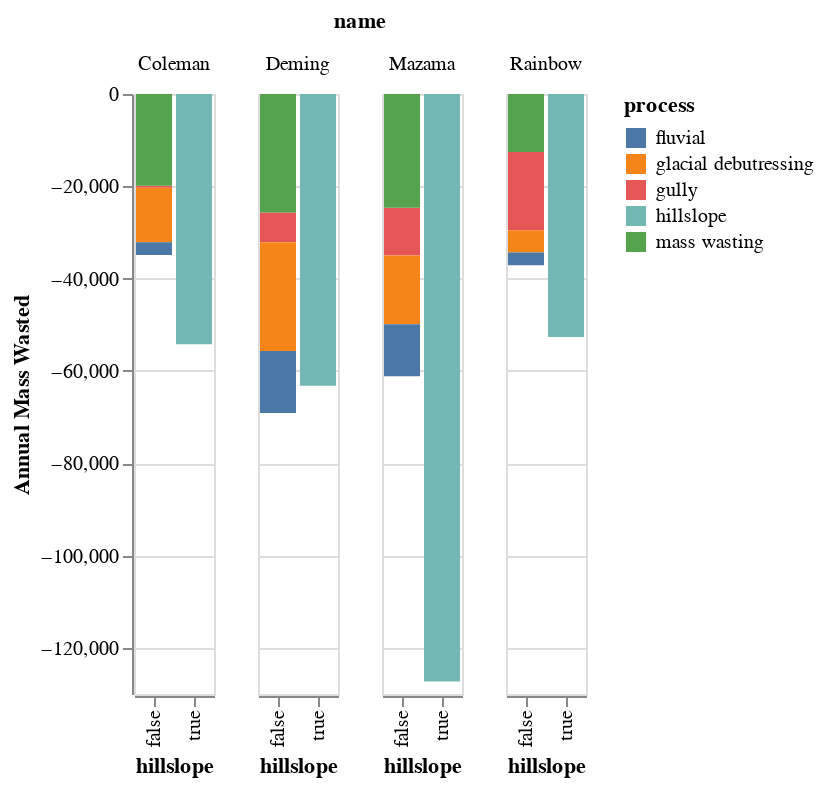

The cell this chart's notebook holds for it:
### Code cell
src = process_thresh_neg_dv_df_by_valley[process_thresh_neg_dv_df_by_valley.name.isin(['Mazama', 'Coleman', 'Rainbow', 'Deming'])]
src['hillslope'] = src['process'] == 'hillslope'
alt.Chart(src.drop(columns='index')).transform_filter(
    alt.datum.bounding==True
).mark_bar().encode(
    alt.X('hillslope:O'),
    alt.Y("Annual Mass Wasted:Q"),
    alt.Facet('name:O'),
    alt.Color("process:N")
)

### Figure 1 — Vega-Lite specification as saved in the notebook (floating-point values rounded to 4 significant figures)
{"config": {"view": {"continuousWidth": 400, "continuousHeight": 300}}, "data": {"name": "data-46501434271a22b2dcc1f51b02c674ad"}, "mark": "bar", "encoding": {"color": {"field": "process", "type": "nominal"}, "facet": {"field": "name", "type": "ordinal"}, "x": {"field": "hillslope", "type": "ordinal"}, "y": {"field": "Annual Mass Wasted", "type": "quantitative"}}, "transform": [{"filter": "(datum.bounding === true)"}], "$schema": "https://vega.github.io/schema/vega-lite/v4.17.0.json", "datasets": {"data-46501434271a22b2dcc1f51b02c674ad": [{"dh": -7.6, "area": 95320.0, "volume": -724400.0, "process": "gully", "bounding": false, "name": "Rainbow", "n_pixels": 23830.0, "volumetric_uncertainty": 113700.0, "start_time": "1947-09-14T00:00:00", "end_time": "1977-09-27T00:00:00", "time_difference_years": 30, "Annual Mass Wasted": -24150.0, "Upper CI": -20360.0, "Lower CI": -27940.0, "Average Date": "1962-09-21T00:00:00", "hillslope": false}, {"dh": -5.07, "area": 95320.0, "volume": -483300.0, "process": "gully", "bounding": false, "name": "Rainbow", "n_pixels": 23830.0, "volumetric_uncertainty": 7326.0, "start_time": "1977-09-27T00:00:00", "end_time": "2015-09-01T00:00:00", "time_difference_years": 38, "Annual Mass Wasted": -12720.0, "Upper CI": -12530.0, "Lower CI": -12910.0, "Average Date": "1996-09-14T00:00:00", "hillslope": false}, {"dh": -11.48, "area": 100500.0, "volume": -1154000.0, "process": "gully", "bounding": true, "name": "Rainbow", "n_pixels": 25130.0, "volumetric_uncertainty": 59920.0, "start_time": "1947-09-14T00:00:00", "end_time": "2015-09-01T00:00:00", "time_difference_years": 68, "Annual Mass Wasted": -16970.0, "Upper CI": -16090.0, "Lower CI": -17850.0, "Average Date": "1981-09-07T00:00:00", "hillslope": false}, {"dh": -20.98, "area": 37720.0, "volume": -791300.0, "process": "mass wasting", "bounding": false, "name": "Rainbow", "n_pixels": 9429.0, "volumetric_uncertainty": 47400.0, "start_time": "1947-09-14T00:00:00", "end_time": "1977-09-27T00:00:00", "time_difference_years": 30, "Annual Mass Wasted": -26380.0, "Upper CI": -24800.0, "Lower CI": -27960.0, "Average Date": "1962-09-21T00:00:00", "hillslope": false}, {"dh": -1.391, "area": 37720.0, "volume": -52470.0, "process": "mass wasting", "bounding": false, "name": "Rainbow", "n_pixels": 9429.0, "volumetric_uncertainty": 4443.0, "start_time": "1977-09-27T00:00:00", "end_time": "2015-09-01T00:00:00", "time_difference_years": 38, "Annual Mass Wasted": -1381.0, "Upper CI": -1264.0, "Lower CI": -1498.0, "Average Date": "1996-09-14T00:00:00", "hillslope": false}, {"dh": -20.16, "area": 42410.0, "volume": -855100.0, "process": "mass wasting", "bounding": true, "name": "Rainbow", "n_pixels": 10600.0, "volumetric_uncertainty": 30230.0, "start_time": "1947-09-14T00:00:00", "end_time": "2015-09-01T00:00:00", "time_difference_years": 68, "Annual Mass Wasted": -12570.0, "Upper CI": -12130.0, "Lower CI": -13020.0, "Average Date": "1981-09-07T00:00:00", "hillslope": false}, {"dh": -15.65, "area": 20770.0, "volume": -325000.0, "process": "glacial debutressing", "bounding": true, "name": "Rainbow", "n_pixels": 5192.0, "volumetric_uncertainty": 18380.0, "start_time": "1947-09-14T00:00:00", "end_time": "2015-09-01T00:00:00", "time_difference_years": 68, "Annual Mass Wasted": -4780.0, "Upper CI": -4510.0, "Lower CI": -5050.0, "Average Date": "1981-09-07T00:00:00", "hillslope": false}, {"dh": -3.838, "area": 541500.0, "volume": -2078000.0, "process": "hillslope", "bounding": false, "name": "Rainbow", "n_pixels": 135400.0, "volumetric_uncertainty": 626500.0, "start_time": "1947-09-14T00:00:00", "end_time": "1977-09-27T00:00:00", "time_difference_years": 30, "Annual Mass Wasted": -69270.0, "Upper CI": -48390.0, "Lower CI": -90150.0, "Average Date": "1962-09-21T00:00:00", "hillslope": true}, {"dh": -1.618, "area": 541500.0, "volume": -876400.0, "process": "hillslope", "bounding": false, "name": "Rainbow", "n_pixels": 135400.0, "volumetric_uncertainty": 21710.0, "start_time": "1977-09-27T00:00:00", "end_time": "2015-09-01T00:00:00", "time_difference_years": 38, "Annual Mass Wasted": -23060.0, "Upper CI": -22490.0, "Lower CI": -23630.0, "Average Date": "1996-09-14T00:00:00", "hillslope": true}, {"dh": -5.152, "area": 694500.0, "volume": -3579000.0, "process": "hillslope", "bounding": true, "name": "Rainbow", "n_pixels": 173600.0, "volumetric_uncertainty": 354100.0, "start_time": "1947-09-14T00:00:00", "end_time": "2015-09-01T00:00:00", "time_difference_years": 68, "Annual Mass Wasted": -52630.0, "Upper CI": -47420.0, "Lower CI": -57830.0, "Average Date": "1981-09-07T00:00:00", "hillslope": true}, {"dh": -0.1449, "area": 128700.0, "volume": -18650.0, "process": "fluvial", "bounding": false, "name": "Rainbow", "n_pixels": 32180.0, "volumetric_uncertainty": 152100.0, "start_time": "1947-09-14T00:00:00", "end_time": "1977-09-27T00:00:00", "time_difference_years": 30, "Annual Mass Wasted": -621.8, "Upper CI": 4449.0, "Lower CI": -5692.0, "Average Date": "1962-09-21T00:00:00", "hillslope": false}, {"dh": -1.252, "area": 128700.0, "volume": -161200.0, "process": "fluvial", "bounding": false, "name": "Rainbow", "n_pixels": 32180.0, "volumetric_uncertainty": 8686.0, "start_time": "1977-09-27T00:00:00", "end_time": "2015-09-01T00:00:00", "time_difference_years": 38, "Annual Mass Wasted": -4243.0, "Upper CI": -4014.0, "Lower CI": -4471.0, "Average Date": "1996-09-14T00:00:00", "hillslope": false}, {"dh": -1.324, "area": 142800.0, "volume": -189000.0, "process": "fluvial", "bounding": true, "name": "Rainbow", "n_pixels": 35690.0, "volumetric_uncertainty": 81060.0, "start_time": "1947-09-14T00:00:00", "end_time": "2015-09-01T00:00:00", "time_difference_years": 68, "Annual Mass Wasted": -2780.0, "Upper CI": -1588.0, "Lower CI": -3972.0, "Average Date": "1981-09-07T00:00:00", "hillslope": false}, {"dh": -13.59, "area": 23130.0, "volume": -314300.0, "process": "gully", "bounding": false, "name": "Deming", "n_pixels": 5783.0, "volumetric_uncertainty": 24800.0, "start_time": "1947-09-14T00:00:00", "end_time": "1979-10-06T00:00:00", "time_difference_years": 32, "Annual Mass Wasted": -9821.0, "Upper CI": -9046.0, "Lower CI": -10600.0, "Average Date": "1963-09-25T00:00:00", "hillslope": false}, {"dh": -5.825, "area": 23130.0, "volume": -134700.0, "process": "gully", "bounding": false, "name": "Deming", "n_pixels": 5783.0, "volumetric_uncertainty": 2257.0, "start_time": "1979-10-06T00:00:00", "end_time": "2015-09-01T00:00:00", "time_difference_years": 36, "Annual Mass Wasted": -3743.0, "Upper CI": -3680.0, "Lower CI": -3806.0, "Average Date": "1997-09-18T00:00:00", "hillslope": false}, {"dh": -19.03, "area": 23130.0, "volume": -440200.0, "process": "gully", "bounding": true, "name": "Deming", "n_pixels": 5783.0, "volumetric_uncertainty": 19740.0, "start_time": "1947-09-14T00:00:00", "end_time": "2015-09-01T00:00:00", "time_difference_years": 68, "Annual Mass Wasted": -6474.0, "Upper CI": -6184.0, "Lower CI": -6764.0, "Average Date": "1981-09-07T00:00:00", "hillslope": false}, {"dh": -12.91, "area": 112500.0, "volume": -1452000.0, "process": "mass wasting", "bounding": false, "name": "Deming", "n_pixels": 28120.0, "volumetric_uncertainty": 91640.0, "start_time": "1947-09-14T00:00:00", "end_time": "1979-10-06T00:00:00", "time_difference_years": 32, "Annual Mass Wasted": -45360.0, "Upper CI": -42500.0, "Lower CI": -48230.0, "Average Date": "1963-09-25T00:00:00", "hillslope": false}, {"dh": -4.715, "area": 112500.0, "volume": -530300.0, "process": "mass wasting", "bounding": false, "name": "Deming", "n_pixels": 28120.0, "volumetric_uncertainty": 7862.0, "start_time": "1979-10-06T00:00:00", "end_time": "2015-09-01T00:00:00", "time_difference_years": 36, "Annual Mass Wasted": -14730.0, "Upper CI": -14510.0, "Lower CI": -14950.0, "Average Date": "1997-09-18T00:00:00", "hillslope": false}, {"dh": -15.5, "area": 112600.0, "volume": -1746000.0, "process": "mass wasting", "bounding": true, "name": "Deming", "n_pixels": 28150.0, "volumetric_uncertainty": 65980.0, "start_time": "1947-09-14T00:00:00", "end_time": "2015-09-01T00:00:00", "time_difference_years": 68, "Annual Mass Wasted": -25670.0, "Upper CI": -24700.0, "Lower CI": -26640.0, "Average Date": "1981-09-07T00:00:00", "hillslope": false}, {"dh": -8.856, "area": 14460.0, "volume": -128000.0, "process": "glacial debutressing", "bounding": false, "name": "Deming", "n_pixels": 3614.0, "volumetric_uncertainty": 17800.0, "start_time": "1947-09-14T00:00:00", "end_time": "1979-10-06T00:00:00", "time_difference_years": 32, "Annual Mass Wasted": -4001.0, "Upper CI": -3445.0, "Lower CI": -4557.0, "Average Date": "1963-09-25T00:00:00", "hillslope": false}, {"dh": -9.921, "area": 14460.0, "volume": -143400.0, "process": "glacial debutressing", "bounding": false, "name": "Deming", "n_pixels": 3614.0, "volumetric_uncertainty": 1650.0, "start_time": "1979-10-06T00:00:00", "end_time": "2015-09-01T00:00:00", "time_difference_years": 36, "Annual Mass Wasted": -3984.0, "Upper CI": -3938.0, "Lower CI": -4030.0, "Average Date": "1997-09-18T00:00:00", "hillslope": false}, {"dh": -17.94, "area": 89290.0, "volume": -1602000.0, "process": "glacial debutressing", "bounding": true, "name": "Deming", "n_pixels": 22320.0, "volumetric_uncertainty": 54270.0, "start_time": "1947-09-14T00:00:00", "end_time": "2015-09-01T00:00:00", "time_difference_years": 68, "Annual Mass Wasted": -23560.0, "Upper CI": -22760.0, "Lower CI": -24360.0, "Average Date": "1981-09-07T00:00:00", "hillslope": false}, {"dh": -8.34, "area": 326300.0, "volume": -2722000.0, "process": "hillslope", "bounding": false, "name": "Deming", "n_pixels": 81580.0, "volumetric_uncertainty": 248800.0, "start_time": "1947-09-14T00:00:00", "end_time": "1979-10-06T00:00:00", "time_difference_years": 32, "Annual Mass Wasted": -85050.0, "Upper CI": -77280.0, "Lower CI": -92830.0, "Average Date": "1963-09-25T00:00:00", "hillslope": true}, {"dh": -3.245, "area": 326300.0, "volume": -1059000.0, "process": "hillslope", "bounding": false, "name": "Deming", "n_pixels": 81580.0, "volumetric_uncertainty": 20890.0, "start_time": "1979-10-06T00:00:00", "end_time": "2015-09-01T00:00:00", "time_difference_years": 36, "Annual Mass Wasted": -29410.0, "Upper CI": -28830.0, "Lower CI": -29990.0, "Average Date": "1997-09-18T00:00:00", "hillslope": true}, {"dh": -10.56, "area": 407100.0, "volume": -4300000.0, "process": "hillslope", "bounding": true, "name": "Deming", "n_pixels": 101800.0, "volumetric_uncertainty": 212100.0, "start_time": "1947-09-14T00:00:00", "end_time": "2015-09-01T00:00:00", "time_difference_years": 68, "Annual Mass Wasted": -63240.0, "Upper CI": -60120.0, "Lower CI": -66360.0, "Average Date": "1981-09-07T00:00:00", "hillslope": true}, {"dh": -5.64, "area": 90280.0, "volume": -509200.0, "process": "fluvial", "bounding": false, "name": "Deming", "n_pixels": 22570.0, "volumetric_uncertainty": 75240.0, "start_time": "1947-09-14T00:00:00", "end_time": "1979-10-06T00:00:00", "time_difference_years": 32, "Annual Mass Wasted": -15910.0, "Upper CI": -13560.0, "Lower CI": -18260.0, "Average Date": "1963-09-25T00:00:00", "hillslope": false}, {"dh": -2.871, "area": 90280.0, "volume": -259200.0, "process": "fluvial", "bounding": false, "name": "Deming", "n_pixels": 22570.0, "volumetric_uncertainty": 6498.0, "start_time": "1979-10-06T00:00:00", "end_time": "2015-09-01T00:00:00", "time_difference_years": 36, "Annual Mass Wasted": -7199.0, "Upper CI": -7019.0, "Lower CI": -7380.0, "Average Date": "1997-09-18T00:00:00", "hillslope": false}, {"dh": -8.9, "area": 102500.0, "volume": -912100.0, "process": "fluvial", "bounding": true, "name": "Deming", "n_pixels": 25620.0, "volumetric_uncertainty": 60900.0, "start_time": "1947-09-14T00:00:00", "end_time": "2015-09-01T00:00:00", "time_difference_years": 68, "Annual Mass Wasted": -13410.0, "Upper CI": -12520.0, "Lower CI": -14310.0, "Average Date": "1981-09-07T00:00:00", "hillslope": false}, {"dh": -13.3, "area": 1944.0, "volume": -25860.0, "process": "gully", "bounding": false, "name": "Coleman", "n_pixels": 486.0, "volumetric_uncertainty": 5432.0, "start_time": "1947-09-14T00:00:00", "end_time": "1979-10-06T00:00:00", "time_difference_years": 32, "Annual Mass Wasted": -808.1, "Upper CI": -638.4, "Lower CI": -977.9, "Average Date": "1963-09-25T00:00:00", "hillslope": false}, {"dh": -0.7326, "area": 1944.0, "volume": -1424.0, "process": "gully", "bounding": false, "name": "Coleman", "n_pixels": 486.0, "volumetric_uncertainty": 525.8, "start_time": "1979-10-06T00:00:00", "end_time": "2015-09-01T00:00:00", "time_difference_years": 36, "Annual Mass Wasted": -39.56, "Upper CI": -24.95, "Lower CI": -54.17, "Average Date": "1997-09-18T00:00:00", "hillslope": false}, {"dh": -14.37, "area": 1944.0, "volume": -27940.0, "process": "gully", "bounding": true, "name": "Coleman", "n_pixels": 486.0, "volumetric_uncertainty": 4765.0, "start_time": "1947-09-14T00:00:00", "end_time": "2015-09-01T00:00:00", "time_difference_years": 68, "Annual Mass Wasted": -410.9, "Upper CI": -340.8, "Lower CI": -480.9, "Average Date": "1981-09-07T00:00:00", "hillslope": false}, {"dh": -11.64, "area": 74930.0, "volume": -871900.0, "process": "mass wasting", "bounding": false, "name": "Coleman", "n_pixels": 18730.0, "volumetric_uncertainty": 63880.0, "start_time": "1947-09-14T00:00:00", "end_time": "1979-10-06T00:00:00", "time_difference_years": 32, "Annual Mass Wasted": -27250.0, "Upper CI": -25250.0, "Lower CI": -29240.0, "Average Date": "1963-09-25T00:00:00", "hillslope": false}, {"dh": -6.69, "area": 74930.0, "volume": -501300.0, "process": "mass wasting", "bounding": false, "name": "Coleman", "n_pixels": 18730.0, "volumetric_uncertainty": 5551.0, "start_time": "1979-10-06T00:00:00", "end_time": "2015-09-01T00:00:00", "time_difference_years": 36, "Annual Mass Wasted": -13930.0, "Upper CI": -13770.0, "Lower CI": -14080.0, "Average Date": "1997-09-18T00:00:00", "hillslope": false}, {"dh": -18.05, "area": 74930.0, "volume": -1353000.0, "process": "mass wasting", "bounding": true, "name": "Coleman", "n_pixels": 18730.0, "volumetric_uncertainty": 47000.0, "start_time": "1947-09-14T00:00:00", "end_time": "2015-09-01T00:00:00", "time_difference_years": 68, "Annual Mass Wasted": -19890.0, "Upper CI": -19200.0, "Lower CI": -20580.0, "Average Date": "1981-09-07T00:00:00", "hillslope": false}, {"dh": -1.687, "area": 244.0, "volume": -411.7, "process": "glacial debutressing", "bounding": false, "name": "Coleman", "n_pixels": 61.0, "volumetric_uncertainty": 1866.0, "start_time": "1947-09-14T00:00:00", "end_time": "1979-10-06T00:00:00", "time_difference_years": 32, "Annual Mass Wasted": -12.87, "Upper CI": 45.44, "Lower CI": -71.17, "Average Date": "1963-09-25T00:00:00", "hillslope": false}, {"dh": -5.033, "area": 244.0, "volume": -1228.0, "process": "glacial debutressing", "bounding": false, "name": "Coleman", "n_pixels": 61.0, "volumetric_uncertainty": 182.1, "start_time": "1979-10-06T00:00:00", "end_time": "2015-09-01T00:00:00", "time_difference_years": 36, "Annual Mass Wasted": -34.11, "Upper CI": -29.05, "Lower CI": -39.17, "Average Date": "1997-09-18T00:00:00", "hillslope": false}, {"dh": -20.61, "area": 38980.0, "volume": -803500.0, "process": "glacial debutressing", "bounding": true, "name": "Coleman", "n_pixels": 9744.0, "volumetric_uncertainty": 28410.0, "start_time": "1947-09-14T00:00:00", "end_time": "2015-09-01T00:00:00", "time_difference_years": 68, "Annual Mass Wasted": -11820.0, "Upper CI": -11400.0, "Lower CI": -12230.0, "Average Date": "1981-09-07T00:00:00", "hillslope": false}, {"dh": -6.507, "area": 259700.0, "volume": -1690000.0, "process": "hillslope", "bounding": false, "name": "Coleman", "n_pixels": 64940.0, "volumetric_uncertainty": 199900.0, "start_time": "1947-09-14T00:00:00", "end_time": "1979-10-06T00:00:00", "time_difference_years": 32, "Annual Mass Wasted": -52820.0, "Upper CI": -46570.0, "Lower CI": -59070.0, "Average Date": "1963-09-25T00:00:00", "hillslope": true}, {"dh": -3.053, "area": 261700.0, "volume": -799000.0, "process": "hillslope", "bounding": false, "name": "Coleman", "n_pixels": 65430.0, "volumetric_uncertainty": 16960.0, "start_time": "1979-10-06T00:00:00", "end_time": "2015-09-01T00:00:00", "time_difference_years": 36, "Annual Mass Wasted": -22200.0, "Upper CI": -21720.0, "Lower CI": -22670.0, "Average Date": "1997-09-18T00:00:00", "hillslope": true}, {"dh": -6.351, "area": 580800.0, "volume": -3688000.0, "process": "hillslope", "bounding": true, "name": "Coleman", "n_pixels": 145200.0, "volumetric_uncertainty": 297900.0, "start_time": "1947-09-14T00:00:00", "end_time": "2015-09-01T00:00:00", "time_difference_years": 68, "Annual Mass Wasted": -54240.0, "Upper CI": -49860.0, "Lower CI": -58620.0, "Average Date": "1981-09-07T00:00:00", "hillslope": true}, {"dh": -3.786, "area": 23240.0, "volume": -87990.0, "process": "fluvial", "bounding": false, "name": "Coleman", "n_pixels": 5811.0, "volumetric_uncertainty": 24890.0, "start_time": "1947-09-14T00:00:00", "end_time": "1979-10-06T00:00:00", "time_difference_years": 32, "Annual Mass Wasted": -2750.0, "Upper CI": -1972.0, "Lower CI": -3527.0, "Average Date": "1963-09-25T00:00:00", "hillslope": false}, {"dh": -1.311, "area": 23420.0, "volume": -30700.0, "process": "fluvial", "bounding": false, "name": "Coleman", "n_pixels": 5855.0, "volumetric_uncertainty": 2277.0, "start_time": "1979-10-06T00:00:00", "end_time": "2015-09-01T00:00:00", "time_difference_years": 36, "Annual Mass Wasted": -852.7, "Upper CI": -789.4, "Lower CI": -915.9, "Average Date": "1997-09-18T00:00:00", "hillslope": false}, {"dh": -3.335, "area": 56720.0, "volume": -189100.0, "process": "fluvial", "bounding": true, "name": "Coleman", "n_pixels": 14180.0, "volumetric_uncertainty": 37680.0, "start_time": "1947-09-14T00:00:00", "end_time": "2015-09-01T00:00:00", "time_difference_years": 68, "Annual Mass Wasted": -2781.0, "Upper CI": -2227.0, "Lower CI": -3336.0, "Average Date": "1981-09-07T00:00:00", "hillslope": false}, {"dh": -5.955, "area": 67660.0, "volume": -403000.0, "process": "gully", "bounding": false, "name": "Mazama", "n_pixels": 16920.0, "volumetric_uncertainty": 58480.0, "start_time": "1947-09-14T00:00:00", "end_time": "1979-10-06T00:00:00", "time_difference_years": 32, "Annual Mass Wasted": -12590.0, "Upper CI": -10770.0, "Lower CI": -14420.0, "Average Date": "1963-09-25T00:00:00", "hillslope": false}, {"dh": -4.133, "area": 67660.0, "volume": -279700.0, "process": "gully", "bounding": false, "name": "Mazama", "n_pixels": 16920.0, "volumetric_uncertainty": 5100.0, "start_time": "1979-10-06T00:00:00", "end_time": "2015-09-01T00:00:00", "time_difference_years": 36, "Annual Mass Wasted": -7768.0, "Upper CI": -7627.0, "Lower CI": -7910.0, "Average Date": "1997-09-18T00:00:00", "hillslope": false}, {"dh": -10.28, "area": 68480.0, "volume": -704100.0, "process": "gully", "bounding": true, "name": "Mazama", "n_pixels": 17120.0, "volumetric_uncertainty": 43720.0, "start_time": "1947-09-14T00:00:00", "end_time": "2015-09-01T00:00:00", "time_difference_years": 68, "Annual Mass Wasted": -10350.0, "Upper CI": -9712.0, "Lower CI": -11000.0, "Average Date": "1981-09-07T00:00:00", "hillslope": false}, {"dh": -11.94, "area": 107700.0, "volume": -1286000.0, "process": "mass wasting", "bounding": false, "name": "Mazama", "n_pixels": 26930.0, "volumetric_uncertainty": 88130.0, "start_time": "1947-09-14T00:00:00", "end_time": "1979-10-06T00:00:00", "time_difference_years": 32, "Annual Mass Wasted": -40190.0, "Upper CI": -37430.0, "Lower CI": -42940.0, "Average Date": "1963-09-25T00:00:00", "hillslope": false}, {"dh": -4.358, "area": 110600.0, "volume": -482000.0, "process": "mass wasting", "bounding": false, "name": "Mazama", "n_pixels": 27650.0, "volumetric_uncertainty": 7746.0, "start_time": "1979-10-06T00:00:00", "end_time": "2015-09-01T00:00:00", "time_difference_years": 36, "Annual Mass Wasted": -13390.0, "Upper CI": -13170.0, "Lower CI": -13600.0, "Average Date": "1997-09-18T00:00:00", "hillslope": false}, {"dh": -15.55, "area": 107700.0, "volume": -1675000.0, "process": "mass wasting", "bounding": true, "name": "Mazama", "n_pixels": 26930.0, "volumetric_uncertainty": 63530.0, "start_time": "1947-09-14T00:00:00", "end_time": "2015-09-01T00:00:00", "time_difference_years": 68, "Annual Mass Wasted": -24630.0, "Upper CI": -23700.0, "Lower CI": -25570.0, "Average Date": "1981-09-07T00:00:00", "hillslope": false}, {"dh": -16.1, "area": 30760.0, "volume": -495100.0, "process": "glacial debutressing", "bounding": false, "name": "Mazama", "n_pixels": 7689.0, "volumetric_uncertainty": 30720.0, "start_time": "1947-09-14T00:00:00", "end_time": "1979-10-06T00:00:00", "time_difference_years": 32, "Annual Mass Wasted": -15470.0, "Upper CI": -14510.0, "Lower CI": -16430.0, "Average Date": "1963-09-25T00:00:00", "hillslope": false}, {"dh": -3.084, "area": 35600.0, "volume": -109800.0, "process": "glacial debutressing", "bounding": false, "name": "Mazama", "n_pixels": 8901.0, "volumetric_uncertainty": 3079.0, "start_time": "1979-10-06T00:00:00", "end_time": "2015-09-01T00:00:00", "time_difference_years": 36, "Annual Mass Wasted": -3050.0, "Upper CI": -2964.0, "Lower CI": -3135.0, "Average Date": "1997-09-18T00:00:00", "hillslope": false}, {"dh": -18.32, "area": 55300.0, "volume": -1013000.0, "process": "glacial debutressing", "bounding": true, "name": "Mazama", "n_pixels": 13830.0, "volumetric_uncertainty": 36950.0, "start_time": "1947-09-14T00:00:00", "end_time": "2015-09-01T00:00:00", "time_difference_years": 68, "Annual Mass Wasted": -14900.0, "Upper CI": -14350.0, "Lower CI": -15440.0, "Average Date": "1981-09-07T00:00:00", "hillslope": false}, {"dh": -8.364, "area": 800200.0, "volume": -6693000.0, "process": "hillslope", "bounding": false, "name": "Mazama", "n_pixels": 200100.0, "volumetric_uncertainty": 596600.0, "start_time": "1947-09-14T00:00:00", "end_time": "1979-10-06T00:00:00", "time_difference_years": 32, "Annual Mass Wasted": -209200.0, "Upper CI": -190500.0, "Lower CI": -227800.0, "Average Date": "1963-09-25T00:00:00", "hillslope": true}, {"dh": -2.149, "area": 840000.0, "volume": -1806000.0, "process": "hillslope", "bounding": false, "name": "Mazama", "n_pixels": 210000.0, "volumetric_uncertainty": 52090.0, "start_time": "1979-10-06T00:00:00", "end_time": "2015-09-01T00:00:00", "time_difference_years": 36, "Annual Mass Wasted": -50160.0, "Upper CI": -48710.0, "Lower CI": -51600.0, "Average Date": "1997-09-18T00:00:00", "hillslope": true}, {"dh": -10.04, "area": 862500.0, "volume": -8656000.0, "process": "hillslope", "bounding": true, "name": "Mazama", "n_pixels": 215600.0, "volumetric_uncertainty": 437100.0, "start_time": "1947-09-14T00:00:00", "end_time": "2015-09-01T00:00:00", "time_difference_years": 68, "Annual Mass Wasted": -127300.0, "Upper CI": -120900.0, "Lower CI": -133700.0, "Average Date": "1981-09-07T00:00:00", "hillslope": true}, {"dh": -7.364, "area": 83350.0, "volume": -613800.0, "process": "fluvial", "bounding": false, "name": "Mazama", "n_pixels": 20840.0, "volumetric_uncertainty": 70120.0, "start_time": "1947-09-14T00:00:00", "end_time": "1979-10-06T00:00:00", "time_difference_years": 32, "Annual Mass Wasted": -19180.0, "Upper CI": -16990.0, "Lower CI": -21370.0, "Average Date": "1963-09-25T00:00:00", "hillslope": false}, {"dh": -2.062, "area": 101300.0, "volume": -208800.0, "process": "fluvial", "bounding": false, "name": "Mazama", "n_pixels": 25320.0, "volumetric_uncertainty": 7173.0, "start_time": "1979-10-06T00:00:00", "end_time": "2015-09-01T00:00:00", "time_difference_years": 36, "Annual Mass Wasted": -5800.0, "Upper CI": -5601.0, "Lower CI": -5999.0, "Average Date": "1997-09-18T00:00:00", "hillslope": false}, {"dh": -9.192, "area": 83350.0, "volume": -766100.0, "process": "fluvial", "bounding": true, "name": "Mazama", "n_pixels": 20840.0, "volumetric_uncertainty": 51260.0, "start_time": "1947-09-14T00:00:00", "end_time": "2015-09-01T00:00:00", "time_difference_years": 68, "Annual Mass Wasted": -11270.0, "Upper CI": -10510.0, "Lower CI": -12020.0, "Average Date": "1981-09-07T00:00:00", "hillslope": false}]}}
